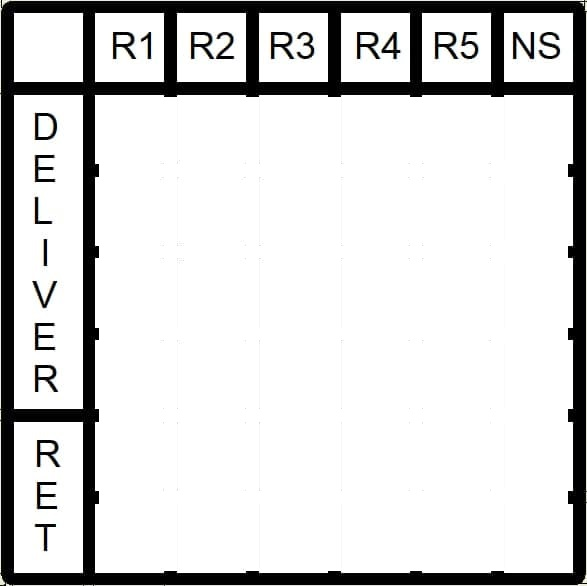
#> input picture photo_2021-09-03_22-49-45.jpg, 587 x 586 px, given in place of the camera
$ python stelazh.py photo_2021-09-03_22-49-45.jpg
#> lines starting #> are read from the running program, lines starting #| are printed output that depends on the picture
#> further down, img_rgb_OLD is the input picture: shape (586, 587, 3); mean B, G, R 215.5, 215.6, 215.6
import cv2
import sys
import numpy as np
import math

average_points = []
average_sizes = []
DIFFERENCE = 20
MIN = 80
MAX = 110
MODULE = 5
LINE_WIDTH = 10
LINE_HEIGH = 10
BLUR_CORE_CONVULTION = (3, 3)

# WAY = "/home/pi/"
# FILE = WAY + "result.txt"
TRESHOLD = 0.8

matrix_width = 5
matrix_heigth = 3
matrix =   [[0,0,0,0,0],
            [0,0,0,0,0],
            [0,0,0,0,0]]
shift_x = 160;
shift_end_x = 1149;
shift_y = 45;
shift_end_y = 644;
x_cell_size = int((shift_end_x - shift_x) / matrix_width)
y_cell_size = int((shift_end_y - shift_y) / matrix_heigth)

template__ = None
def addAveragePoint(point, minDif, w, h):
    for pt in average_points:
        if point[0] <= pt[0] + minDif and point[0] >= pt[0] - minDif:
            if point[1] <= pt[1] + minDif and point[1] >= pt[1] - minDif:
                return
    average_points.append(point)
    average_sizes.append((w,h))

def increase_brightness(img, value=30):
#> called with value = 70
    hsv = cv2.cvtColor(img, cv2.COLOR_BGR2HSV)
#> hsv: shape (586, 587, 3); mean H, S, V 5, 5.2, 215.8
    h, s, v = cv2.split(hsv)
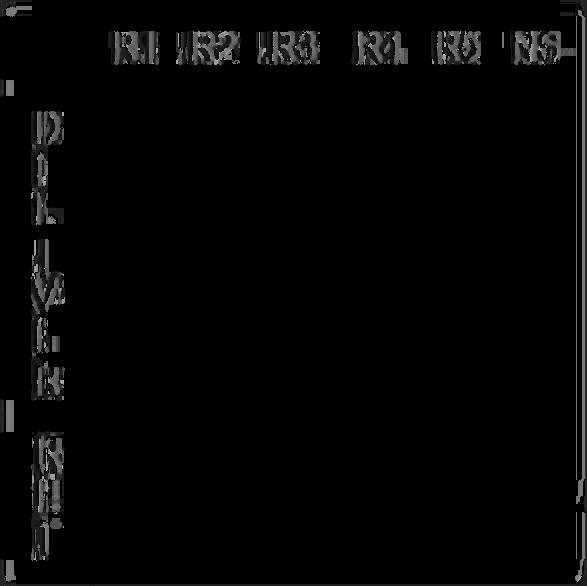
#> h: shape (586, 587); min 0, max 178, mean 5
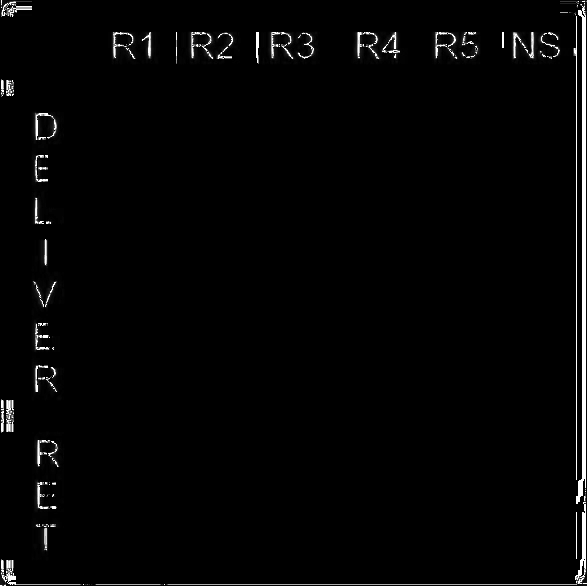
#> s: shape (586, 587); min 0, max 255, mean 5.2

    lim = 255 - value
    v[v > lim] = 255
    v[v <= lim] += value
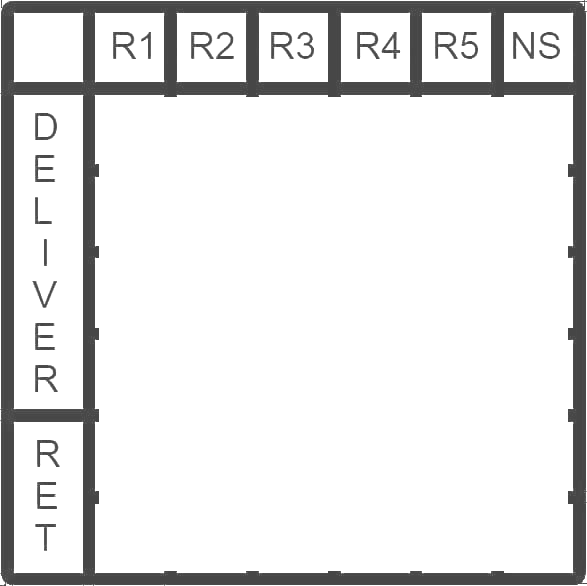
#> v: shape (586, 587); min 70, max 255, mean 227.1

    final_hsv = cv2.merge((h, s, v))
#> final_hsv: shape (586, 587, 3); mean H, S, V 5, 5.2, 227.1
    img = cv2.cvtColor(final_hsv, cv2.COLOR_HSV2BGR)
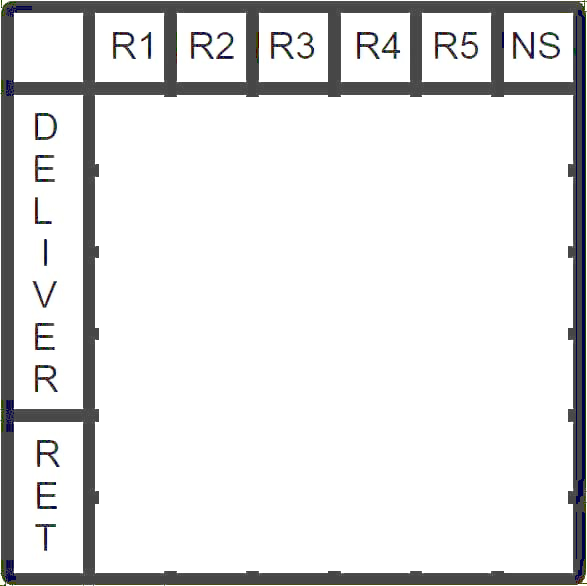
#> img: shape (586, 587, 3); mean B, G, R 226.3, 226.1, 226
    return img

def writeToFILE(matrix_):
    # file = open(FILE, "w")
    result = ""
    x = matrix_heigth-1
    while x >= 0:
        y = 0
        while y < matrix_width:
            # print("x: " + str(x) + " y: " + str(y))
            result += (str(matrix[x][y])+';')
            y += 1
        x -= 1

    print(result + "\n")
    # file.write(result + "\n")
    # file.close()

def fillMatrix(index):
    i = 0
    string = ""
        #print("x1: " + str(shift_x) + " y1: " + str(shift_y) + " x2: " + str(shift_end_x) + " y2: " + str(shift_end_y) + " w: " + str(x_cell_size) + " h: " + str(y_cell_size))
    while i < len(average_sizes):
        X = int(average_points[i][0] + average_sizes[i][0]/2)
        Y = int(average_points[i][1] + average_sizes[i][1]/2)
        x = math.floor((X-shift_x) / x_cell_size)
        y = math.floor((Y-shift_y) / y_cell_size)

        matrix[int(y)][int(x)] = int(index)
        i += 1

def findingWithResize(template, MinPercent, maxPercent, module):
    if ((MinPercent < 0 or MinPercent > 150) or (maxPercent > 150 or maxPercent < 0) or (maxPercent < MinPercent)):
        print("Wrong MIN, MAX sizes")
        exit()
    size = maxPercent
    while size >= MinPercent:
        if size%module == 0:
            width = int(template.shape[1] * size / 100)
            height = int(template.shape[0] * size / 100)
            dsize = (width, height)
            #print(str(width) + " - " + str(height))
            if getContourse(cv2.resize(template, dsize)) == True:
                 return True
        size -= 1
    return False

def getContourse(template):

    w, h = template.shape[::-1]

    res = cv2.matchTemplate(img_gray,template,cv2.TM_CCOEFF_NORMED)
    loc = np.where( res >= TRESHOLD)
    for pt in zip(*loc[::-1]):
        addAveragePoint(pt, DIFFERENCE, w, h)


img = cv2.VideoCapture(0)
img.set(cv2.CAP_PROP_FPS, 30)
img.set(cv2.CAP_PROP_FRAME_WIDTH, 1280)
img.set(cv2.CAP_PROP_FRAME_HEIGHT, 720)
_, img_rgb_OLD = img.read()
img_rgb = increase_brightness(img_rgb_OLD, 70)

# img_rgb = cv2.imread("stelazh.png")

#img_rgb = cv2.GaussianBlur(img_rgb, BLUR_CORE_CONVULTION , 0)

#img_rgb = cv2.imread(WAY + 'Table.png')
img_gray = cv2.cvtColor(img_rgb, cv2.COLOR_BGR2GRAY)
i = 0
# [10 lines of commented-out code are left out]

while i < len(sys.argv)-1:
    template__ = cv2.imread(sys.argv[i+1] , 0)
#> template__: shape (586, 587); min 0, max 255, mean 215.6
    findingWithResize(template__, MIN, MAX, MODULE)
#> the loop in findingWithResize, `while size >= MinPercent:` made 31 passes
#> (res in getContourse, loc in getContourse) on pass 11: ([0.995], ([0], [0]))
#> loc in getContourse on passes 1, 6, 16, 21, 26, 31: (empty array, empty array), (empty array, empty array), (empty array, empty array), (empty array, empty array), (empty array, empty array), (empty array, empty array)
#> pass 1, in getContourse, `res = cv2.matchTemplate(img_gray,template,cv2.TM_CCOEFF_NORMED)`:
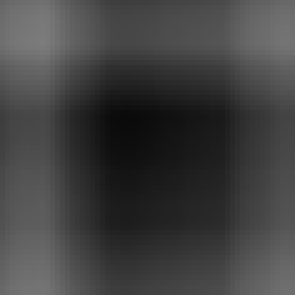
#> res: shape (59, 59) float32 (shown 5 times larger); min 0.0417, max 0.486, mean 0.255
#> after the loop in findingWithResize, `while size >= MinPercent:`: size = 79
    fillMatrix(int(i+1))
    del average_points[:]
    del average_sizes[:]
    i += 1
writeToFILE(matrix)
#| 0;0;0;0;0;1;0;0;0;0;0;0;0;0;0;
# img.release()
